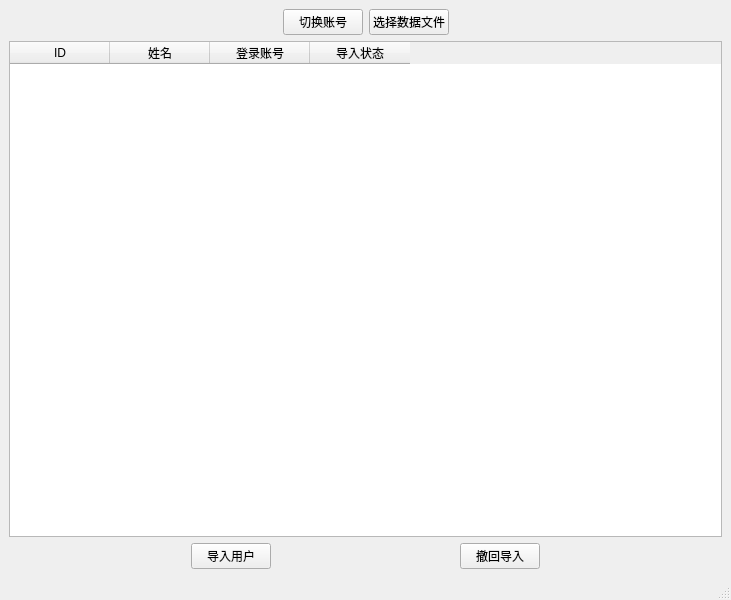
<?xml version="1.0" encoding="UTF-8"?>
<ui version="4.0">
 <class>window_main</class>
 <widget class="QMainWindow" name="window_main">
  <property name="geometry">
   <rect>
    <x>0</x>
    <y>0</y>
    <width>731</width>
    <height>600</height>
   </rect>
  </property>
  <property name="windowTitle">
   <string>黑羽数据管理</string>
  </property>
  <widget class="QWidget" name="centralwidget">
   <layout class="QVBoxLayout" name="verticalLayout">
    <item>
     <layout class="QHBoxLayout" name="horizontalLayout_2">
      <item>
       <spacer name="horizontalSpacer">
        <property name="orientation">
         <enum>Qt::Horizontal</enum>
        </property>
        <property name="sizeHint" stdset="0">
         <size>
          <width>40</width>
          <height>20</height>
         </size>
        </property>
       </spacer>
      </item>
      <item>
       <widget class="QPushButton" name="loginpushButton">
        <property name="text">
         <string>切换账号</string>
        </property>
       </widget>
      </item>
      <item>
       <widget class="QPushButton" name="btn_chooseDataFile">
        <property name="text">
         <string>选择数据文件</string>
        </property>
       </widget>
      </item>
      <item>
       <spacer name="horizontalSpacer_2">
        <property name="orientation">
         <enum>Qt::Horizontal</enum>
        </property>
        <property name="sizeHint" stdset="0">
         <size>
          <width>40</width>
          <height>20</height>
         </size>
        </property>
       </spacer>
      </item>
     </layout>
    </item>
    <item>
     <widget class="QTableWidget" name="btn_userData">
      <column>
       <property name="text">
        <string>ID</string>
       </property>
      </column>
      <column>
       <property name="text">
        <string>姓名</string>
       </property>
      </column>
      <column>
       <property name="text">
        <string>登录账号</string>
       </property>
      </column>
      <column>
       <property name="text">
        <string>导入状态</string>
       </property>
      </column>
     </widget>
    </item>
    <item>
     <layout class="QHBoxLayout" name="horizontalLayout">
      <item>
       <spacer name="horizontalSpacer_3">
        <property name="orientation">
         <enum>Qt::Horizontal</enum>
        </property>
        <property name="sizeHint" stdset="0">
         <size>
          <width>40</width>
          <height>20</height>
         </size>
        </property>
       </spacer>
      </item>
      <item>
       <widget class="QPushButton" name="btn_importUsers">
        <property name="text">
         <string>导入用户</string>
        </property>
       </widget>
      </item>
      <item>
       <spacer name="horizontalSpacer_5">
        <property name="orientation">
         <enum>Qt::Horizontal</enum>
        </property>
        <property name="sizeHint" stdset="0">
         <size>
          <width>40</width>
          <height>20</height>
         </size>
        </property>
       </spacer>
      </item>
      <item>
       <widget class="QPushButton" name="btn_revertImport">
        <property name="text">
         <string>撤回导入</string>
        </property>
       </widget>
      </item>
      <item>
       <spacer name="horizontalSpacer_4">
        <property name="orientation">
         <enum>Qt::Horizontal</enum>
        </property>
        <property name="sizeHint" stdset="0">
         <size>
          <width>40</width>
          <height>20</height>
         </size>
        </property>
       </spacer>
      </item>
     </layout>
    </item>
   </layout>
  </widget>
  <widget class="QMenuBar" name="menubar">
   <property name="geometry">
    <rect>
     <x>0</x>
     <y>0</y>
     <width>731</width>
     <height>22</height>
    </rect>
   </property>
  </widget>
  <widget class="QStatusBar" name="statusbar"/>
 </widget>
 <resources/>
 <connections/>
</ui>
